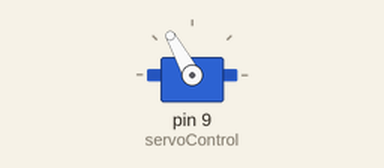
Simulated run of this sketch. Board: Arduino Uno, built with avr-gcc and run on an emulated ATmega328P. Shown: servo. What the sketch prints to the serial monitor is not drawn.

Above: at 0.15 s.
At 12.87 s:
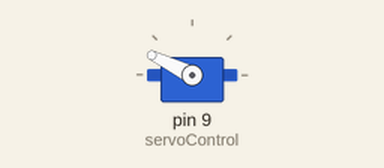
At 19.82 s:
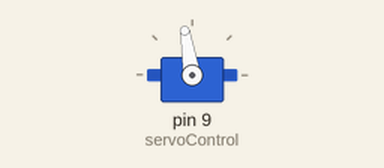
At 39.76 s:
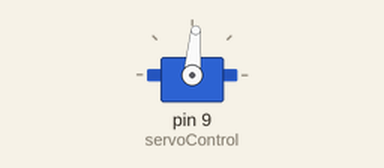
Timing chart, 0 to 40.0 s (numbered marks = the images above):
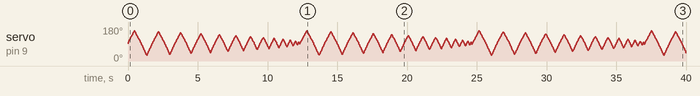

The sketch:

a3_2.ino
```cpp
#include <Servo.h>

Servo servo;

int servoControl = 9;
int rotDirection=0;
float alignment=90;
float rotation=1;
int maxAlign=160;
int minAlign=25;

void setup()
{
    Serial.begin(9600);
    servo.attach(servoControl);
    Serial.println("SETUP DONE\n");
}

void loop()
{
    if (rotDirection == 0) {
        alignment += 1;
    }
    else {
        alignment -= 1;
    }
    if (alignment > maxAlign) {
        alignment = maxAlign;
        rotDirection += 1;
        rotDirection = rotDirection % 2;
        minAlign+=5;
        if (maxAlign == 90) {
            maxAlign=160;
            minAlign=25;
        }
    }
    else if (alignment < minAlign) {
        alignment = minAlign;
        rotDirection += 1;
        rotDirection = rotDirection % 2;
        maxAlign-=5;
        if (minAlign == 90) {
            minAlign=25;
            maxAlign=160;
        }
    }

    Serial.print(alignment);
    Serial.print("\n");
    servo.write(alignment);
    delay(2);
}
```
